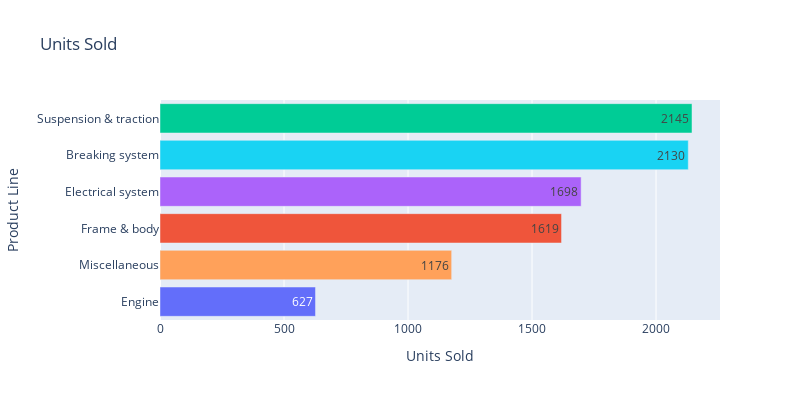

Notebook source saved alongside this figure:
### Code cell
fig = px.bar(average_unite_price,
            y='product_line',
            x="units_solds",
            color='product_line',
            title="Units Sold",
            text_auto=True,
            orientation='h')
fig.update_xaxes(title_text='Units Sold')
fig.update_yaxes(title_text='Product Line')
fig.update(layout_showlegend=False)
fig.update_layout(yaxis={'categoryorder':'total ascending'},
    autosize=False,
    width=800,
    height=400)
fig.show()

### Figure 1 — Plotly figure (JSON) as saved in the notebook; plotly's stock layout.template omitted (floating-point values rounded to 4 significant figures)
{"data": [{"alignmentgroup": "True", "hovertemplate": "product_line=%{y}<br>units_solds=%{x}<extra></extra>", "legendgroup": "Engine", "marker": {"color": "#636efa", "pattern": {"shape": ""}}, "name": "Engine", "offsetgroup": "Engine", "orientation": "h", "showlegend": true, "textposition": "auto", "texttemplate": "%{x}", "type": "bar", "x": [627], "xaxis": "x", "y": ["Engine"], "yaxis": "y"}, {"alignmentgroup": "True", "hovertemplate": "product_line=%{y}<br>units_solds=%{x}<extra></extra>", "legendgroup": "Frame & body", "marker": {"color": "#EF553B", "pattern": {"shape": ""}}, "name": "Frame & body", "offsetgroup": "Frame & body", "orientation": "h", "showlegend": true, "textposition": "auto", "texttemplate": "%{x}", "type": "bar", "x": [1619], "xaxis": "x", "y": ["Frame & body"], "yaxis": "y"}, {"alignmentgroup": "True", "hovertemplate": "product_line=%{y}<br>units_solds=%{x}<extra></extra>", "legendgroup": "Suspension & traction", "marker": {"color": "#00cc96", "pattern": {"shape": ""}}, "name": "Suspension & traction", "offsetgroup": "Suspension & traction", "orientation": "h", "showlegend": true, "textposition": "auto", "texttemplate": "%{x}", "type": "bar", "x": [2145], "xaxis": "x", "y": ["Suspension & traction"], "yaxis": "y"}, {"alignmentgroup": "True", "hovertemplate": "product_line=%{y}<br>units_solds=%{x}<extra></extra>", "legendgroup": "Electrical system", "marker": {"color": "#ab63fa", "pattern": {"shape": ""}}, "name": "Electrical system", "offsetgroup": "Electrical system", "orientation": "h", "showlegend": true, "textposition": "auto", "texttemplate": "%{x}", "type": "bar", "x": [1698], "xaxis": "x", "y": ["Electrical system"], "yaxis": "y"}, {"alignmentgroup": "True", "hovertemplate": "product_line=%{y}<br>units_solds=%{x}<extra></extra>", "legendgroup": "Miscellaneous", "marker": {"color": "#FFA15A", "pattern": {"shape": ""}}, "name": "Miscellaneous", "offsetgroup": "Miscellaneous", "orientation": "h", "showlegend": true, "textposition": "auto", "texttemplate": "%{x}", "type": "bar", "x": [1176], "xaxis": "x", "y": ["Miscellaneous"], "yaxis": "y"}, {"alignmentgroup": "True", "hovertemplate": "product_line=%{y}<br>units_solds=%{x}<extra></extra>", "legendgroup": "Breaking system", "marker": {"color": "#19d3f3", "pattern": {"shape": ""}}, "name": "Breaking system", "offsetgroup": "Breaking system", "orientation": "h", "showlegend": true, "textposition": "auto", "texttemplate": "%{x}", "type": "bar", "x": [2130], "xaxis": "x", "y": ["Breaking system"], "yaxis": "y"}], "layout": {"autosize": false, "barmode": "relative", "height": 400, "legend": {"title": {"text": "product_line"}, "tracegroupgap": 0}, "showlegend": false, "title": {"text": "Units Sold"}, "width": 800, "xaxis": {"anchor": "y", "domain": [0, 1], "title": {"text": "Units Sold"}}, "yaxis": {"anchor": "x", "categoryarray": ["Breaking system", "Miscellaneous", "Electrical system", "Suspension & traction", "Frame & body", "Engine"], "categoryorder": "total ascending", "domain": [0, 1], "title": {"text": "Product Line"}}}}
